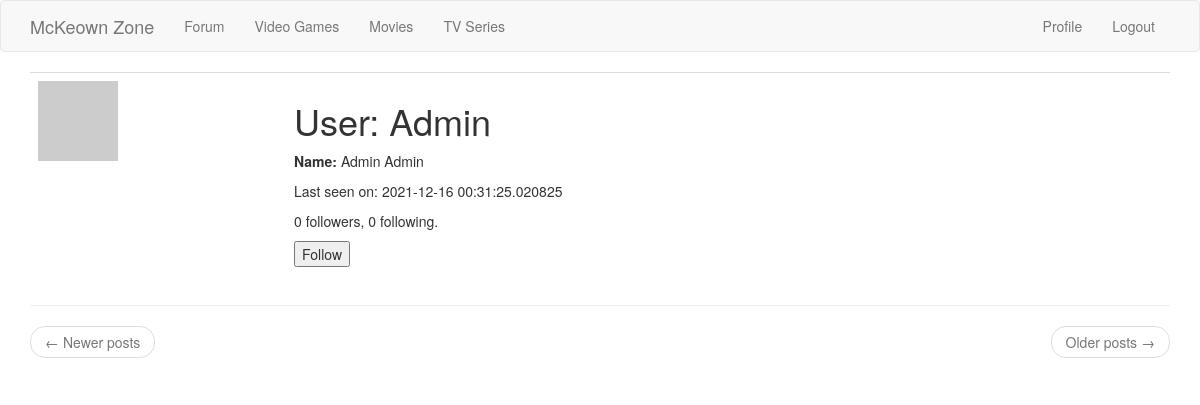
Page /user/Admin (signed in) on the earlier database version.
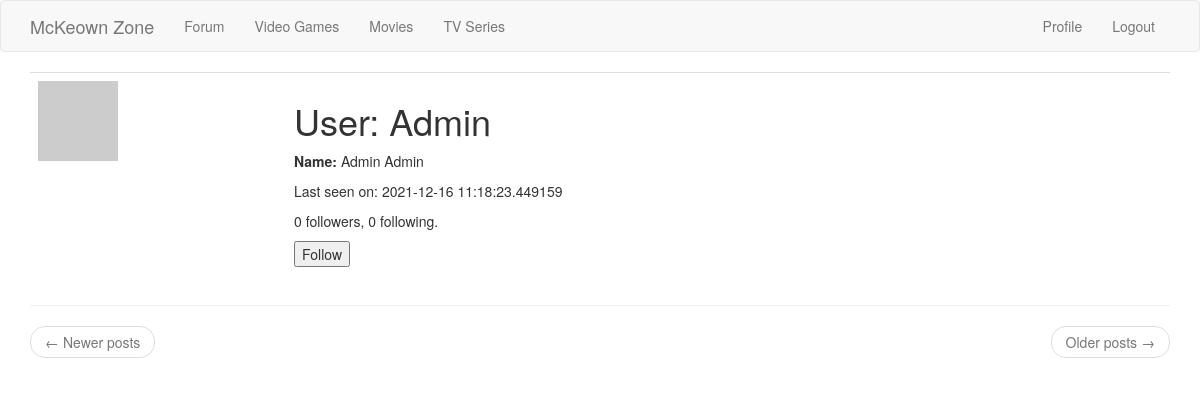
Same page on the later database version.
### app/models.py (models this page shows, shortened)
class User(UserMixin, db.Model):
	id = db.Column(db.Integer, primary_key=True)
	username = db.Column(db.String(64), index=True, unique=True)
	first_name = db.Column(db.String(64))
	last_name = db.Column(db.String(64))
	email = db.Column(db.String(120), index=True, unique=True)
	password_hash = db.Column(db.String(128))
	posts = db.relationship('Post', backref='author', lazy='dynamic')
	about_me = db.Column(db.String(140))
	last_seen = db.Column(db.DateTime, default= datetime.utcnow)
	Address_id = db.Column(db.Integer, db.ForeignKey('address.id', ondelete='CASCADE'))
	is_admin = db.Column(db.Boolean, default=False)
	followed = db.relationship(
		'User',
		secondary=followers,
		primaryjoin = (followers.c.follower_id == id),
		secondaryjoin = (followers.c.followed_id == id),
		backref= db.backref('followers', lazy='dynamic'),
		lazy='dynamic')
	def avatar(self, size):
		digest = md5(self.email.lower().encode('utf-8')).hexdigest()
		return 'https://www.gravatar.com/avatar/{}?d=identicon&s={}'.format(digest, size)
	def is_following(self, user):
		return self.followed.filter(
			followers.c.followed_id == user.id
		).count() > 0

### app/routes.py (the view)
@app.route('/user/<username>')
@login_required
def user(username):
	user = User.query.filter_by(username=username).first_or_404()
	page = request.args.get('page', 1, type=int)
	posts = user.posts.order_by(Post.timestamp.desc()).paginate(
		page, app.config['POSTS_PER_PAGE'], False)
	next_url = url_for('user', username=user.username, page = posts.next_num) if posts.has_next else None
	prev_url = url_for('user', username=user.username, page = posts.prev_num) if posts.has_prev else None
	form = EmptyForm()
	return render_template('user.html', user=user, posts=posts.items, form=form, next_url=next_url, prev_url=prev_url)

### app/forms.py
class EmptyForm(FlaskForm):
	submit = SubmitField('Submit')

### app/models.py (called while the page is built)
@login.user_loader
def load_user(id):
	return User.query.get(int(id));

### app/routes.py (called while the page is built)
@app.before_request
def before_request():
	if current_user.is_authenticated:
		current_user.last_seen = datetime.utcnow()
		db.session.commit()

### app/templates/user.html (shortened to what this page needs)
{% extends "base.html" %}
{% block app_content %}
    <table class="table table-hover">
        <tr valign="top">
            <td width="256px"><img src="{{ user.avatar(256) }}"></td>
            <td>
                <h1>User: {{ user.username }}</h1>
                <p><b>Name:  </b>{{ user.first_name}}  {{user.last_name}}</p>
                {% if user.last_seen %}<p>Last seen on: {{ user.last_seen }}</p>{% endif %}
                <p>{{ user.followers.count() }} followers, {{ user.followed.count() }} following.</p>
                {% if user == current_user %}
                	<p><a href="{{ url_for('edit_profile') }}">Edit your Profile</a></p>
                {% elif not current_user.is_following(user) %}
                	<p><form action="{{url_for('follow', username=user.username) }}", method="post">
                		{{ form.submit(value="Follow") }}
                	</form></p>
                {% else %}
                	<p><form action="{{url_for('unfollow', username=user.username) }}", method="post">
                		{{ form.hidden_tag() }}
                		{{ form.submit(value="Unfollow") }}
                	</form></p>
                {% endif %}
            </td>
        </tr>
    </table>
    <hr>
    <nav aria-label="...">
        <ul class="pager">
            <li class="previous{% if not prev_url %} disabled{% endif %}">
                <a href="{{ prev_url or '#' }}">
                    <span aria-hidden="true">&larr;</span> Newer posts
                </a>
            </li>
            <li class="next{% if not next_url %} disabled{% endif %}">
                <a href="{{ next_url or '#' }}">
                    Older posts <span aria-hidden="true">&rarr;</span>
                </a>
            </li>
        </ul>
    </nav>
{% endblock %}

### app/templates/base.html (shortened to what this page needs)
{% extends 'bootstrap/base.html' %}
  {% block navbar %}
    <nav class="navbar navbar-default">
        <div class="container">
            <div class="navbar-header">
              {% if current_user.is_admin %}
                <button type="button" class="navbar-toggle collapsed" data-toggle="collapse" data-target="#bs-example-navbar-collapse-1" aria-expanded="false">
                    <span class="sr-only">Toggle navigation</span>
                    <span class="icon-bar"></span>
                    <span class="icon-bar"></span>
                    <span class="icon-bar"></span>
                </button>
                <a class="navbar-brand" href="{{ url_for('admin_dashboard') }}">McKeown Zone</a>
                {% else %}
                <a class="navbar-brand" href="{{ url_for('index') }}">McKeown Zone</a>
                {% endif %}
            </div>
            <div class="collapse navbar-collapse" id="bs-example-navbar-collapse-1">
              {% if current_user.is_admin %}
                <ul class="nav navbar-nav">
                    <li><a href="{{ url_for('explore') }}">Forum</a></li>
                    <li><a href="{{ url_for('list_games') }}">Video Games</a></li>
                    <li class="nav-item dropdown">
                      <a class="nav-link dropdown-toggle" href="{{ url_for('list_films') }}" id="navbarDropdownMenuLink" data-toggle="dropdown" aria-haspopup="true" aria-expanded="false">
                        Movies
                      </a>
                        <div class="dropdown-menu active" aria-labelledby="navbarDropdownMenuLink">
                          <ul>
                          <a class="dropdown-item"  href="{{ url_for('list_films') }}">List Movies</a>
                     </li>
                          <a class="dropdown-item" href="{{ url_for('film_loans') }}">Movies On Loan</a></li>
                          </ul>
                        </div>
                    </li>
                    <li><a href="{{ url_for('list_shows') }}">TV Series</a></li>
                    <li><a href="{{ url_for('list_users') }}"> Users </a> </li>
                </ul>
                {% else %}
                  <ul class="nav navbar-nav">
                    <li><a href="{{ url_for('explore') }}">Forum</a></li>
                    <li><a href="{{ url_for('games') }}">Video Games</a></li>
                    <li><a href="{{ url_for('films') }}">Movies</a></li>
                    <li><a href="{{ url_for('shows') }}">TV Series</a></li>
                  </ul>
                {% endif %}
                <ul class="nav navbar-nav navbar-right">
                    {% if current_user.is_anonymous %}
                    <li><a href="{{ url_for('login') }}">Login</a></li>
                    {% else %}
                    <li><a href="{{ url_for('user', username=current_user.username) }}">Profile</a></li>
                    <li><a href="{{ url_for('logout') }}">Logout</a></li>
                    {% endif %}
                </ul>
            </div>
        </div>
    </nav>
{% endblock %}
  {% block content %}
    <div class="container">
        {% block app_content %}
        {% endblock %}
    </div>
  {% endblock %}

Differences in the rows shown:
changed User "Admin": last_seen "2021-12-16 00:31:25.020825" → "2021-12-16 11:18:23.449159"
